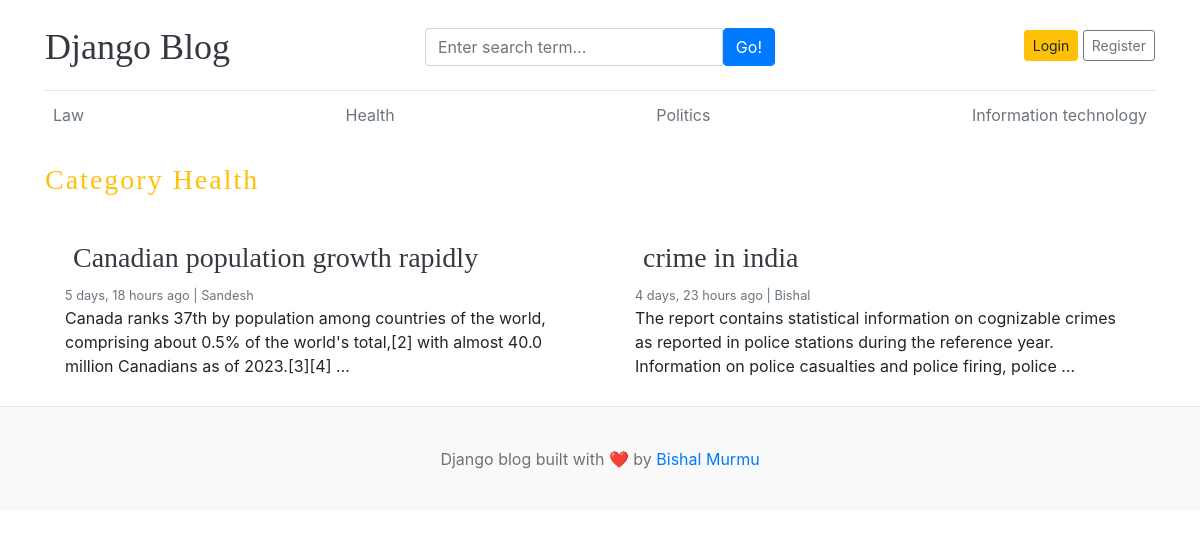
Page /category/4 on the committed database.
### bapp/models.py (models this page shows, shortened)
class Category(models.Model):
    category_name=models.CharField(max_length=50);
    created_at=models.DateTimeField(auto_now_add=True)
    updated_at=models.DateTimeField(auto_now=True)
    class Meta:
        verbose_name_plural = "categories"
    def __str__(self):
        return self.category_name

class Blog(models.Model):
    title=models.CharField(max_length=100)
    slug=models.SlugField(max_length=150,unique=True,blank=True)
    category=models.ForeignKey(Category, on_delete=models.CASCADE)
    author=models.ForeignKey(User,models.CASCADE)
    image=models.ImageField(upload_to='uploads/%Y/%m/%d/')
    descriptions=models.TextField(max_length=500)
    blog_body=models.TextField(max_length=800)
    status=models.CharField( max_length=50,choices=CHOICES_HERE,default="Draft")
    is_featured=models.BooleanField()
    created_at=models.DateTimeField(auto_now_add=True)
    updated_at=models.DateTimeField(auto_now=True)

### bapp/views.py (the view)
# urls.py: path('<int:category_id>',views.post_by_category,name='post_by_category'),
def post_by_category(request,category_id):
    posts=Blog.objects.filter(status='Published',category_id=category_id)
    try:
       category_name=Category.objects.get(pk=category_id)
    except:
        return redirect('home')
    context={
        'post':posts,
        'category_name':category_name
    }
    return render(request,'home/category.html',context)

### bapp/context_processors.py (called while the page is built)
def get_category(request):
    category=Category.objects.all()
    return dict(category=category)

def get_platforms(request):
    platform=socail_platforms.objects.all()
    return dict(platform=platform)

def blog_post(request):
    all_post=Blog.objects.all()
    return dict(all_post=all_post)

### templates/home/category.html
{% extends 'home/base.html' %}
{% load static %}
{% block content %}
<div class="container">
  <h3 class='text-upper text-warning mt-4' style='letter-spacing:2px;'>Category {{category_name}}</h3>
  <div class="row mb-2 mt-4">
    {% if post %}
    {%for item in post %}
    <div class="col-md-6">
      <div class="card border-0" >
        <div class="card-body">
          <h3><a class="p-2 text-dark" href="{% url 'single_post' item.slug %}">{{item.title}}</a></h3>
          <small class="mb-1 text-muted">{{item.created_at| timesince}} ago | {{item.author|capfirst}}</small>
          <p class="card-text">{{item.descriptions| truncatewords:25}}</p>
        </div>
      </div>
    </div>
    {% endfor %}
    {% else %}
<p> No post found!</p>
    {% endif %}
  </div>
</div>
{% endblock %}

### templates/home/base.html (shortened to what this page needs)
{% load static %}
<!DOCTYPE html>
<html lang="en">
<head>
    <link href="https://getbootstrap.com/docs/4.0/dist/css/bootstrap.min.css" rel="stylesheet">
    <link href="{% static 'css/blog.css' %}" rel="stylesheet">
    <link rel="stylesheet" href="https://cdnjs.cloudflare.com/ajax/libs/font-awesome/6.4.2/css/all.min.css" />
  </head>
<body>
    <div class="container">
        <header class="blog-header py-3">
          <div class="row flex-nowrap justify-content-between align-items-center responsive">
            <div class="col-4 pt-1">
              <a class="blog-header-logo text-dark" href="/">Django Blog</a>
            </div>
            <div class="col-4 pt-1 form">
            <form action="{% url 'search' %}" method="GET">
                <div class="input-group">
                    <input class="form-control" type="text" name='search' value="{{keyword}}" placeholder="Enter search term..." aria-label="Enter search term..." aria-describedby="button-search" />
                    <button class="btn btn-primary" id="button-search" type="submit">Go!</button>
                </div>
            </form>
            </div>
            <div class="col-4 d-flex justify-content-end align-items-center">
              {%if  not user.is_authenticated %}
              <a class="btn btn-sm btn-warning" href="{% url 'login' %}">Login</a> &nbsp;
              <a class="btn btn-sm btn-outline-secondary" href="{% url 'register' %}">Register</a>
            {% else %}
            <span><a href='{% url 'dashboard' %}'>Dashboard</a></span> &nbsp;
            <span> <a href="{% url 'logout' %}">Log Out</a></span>
            {% endif %}
            </div>
          </div>
        </header>
        <div class="nav-scroller py-1 mb-2">
            <nav class="nav d-flex justify-content-between">
              {% for item in category %}
              <a class="p-2 text-muted" href="{% url 'post_by_category' item.id %}">{{item.category_name}}</a>
              {% endfor %}
            </nav>
        </div>
    </div>
    {% block content %}
    {% endblock %}
    <footer class="blog-footer" style>
        <p>Django blog built with ❤️ by <a href="#">Bishal Murmu</a></p>
    </footer>
</body>
</html>

### static/css/blog.css (style rules this page uses)
.blog-header { border-bottom: 1px solid #e5e5e5; }
.blog-header-logo { font-family: "Playfair Display", Georgia, "Times New Roman", serif; font-size: 2.25rem; }
h1, h2, h3, h4, h5, h6 { font-family: "Playfair Display", Georgia, "Times New Roman", serif; }
.blog-footer { padding: 2.5rem 0; color: #727272; text-align: center; background-color: #f9f9f9; border-top: .05rem solid #e5e5e5; }
.blog-footer p:last-child { margin-bottom: 0; }

### rows in the picture
Category: category_name "Law"
Category: category_name "Health"
Category: category_name "Politics"
Category: category_name "Information technology"
Blog: title "Canadian population growth rapidly", created_at "5 days, 18 hours", author "Sandesh", descriptions "Canada ranks 37th by population among countries of the world, comprising about 0.5% of the world's total,[2] with almost 40.0 million Canadians as of 2023.[3][4] …"
Blog: title "crime in india", created_at "4 days, 23 hours", author "Bishal", descriptions "The report contains statistical information on cognizable crimes as reported in police stations during the reference year. Information on police casualties and police firing, police …"
